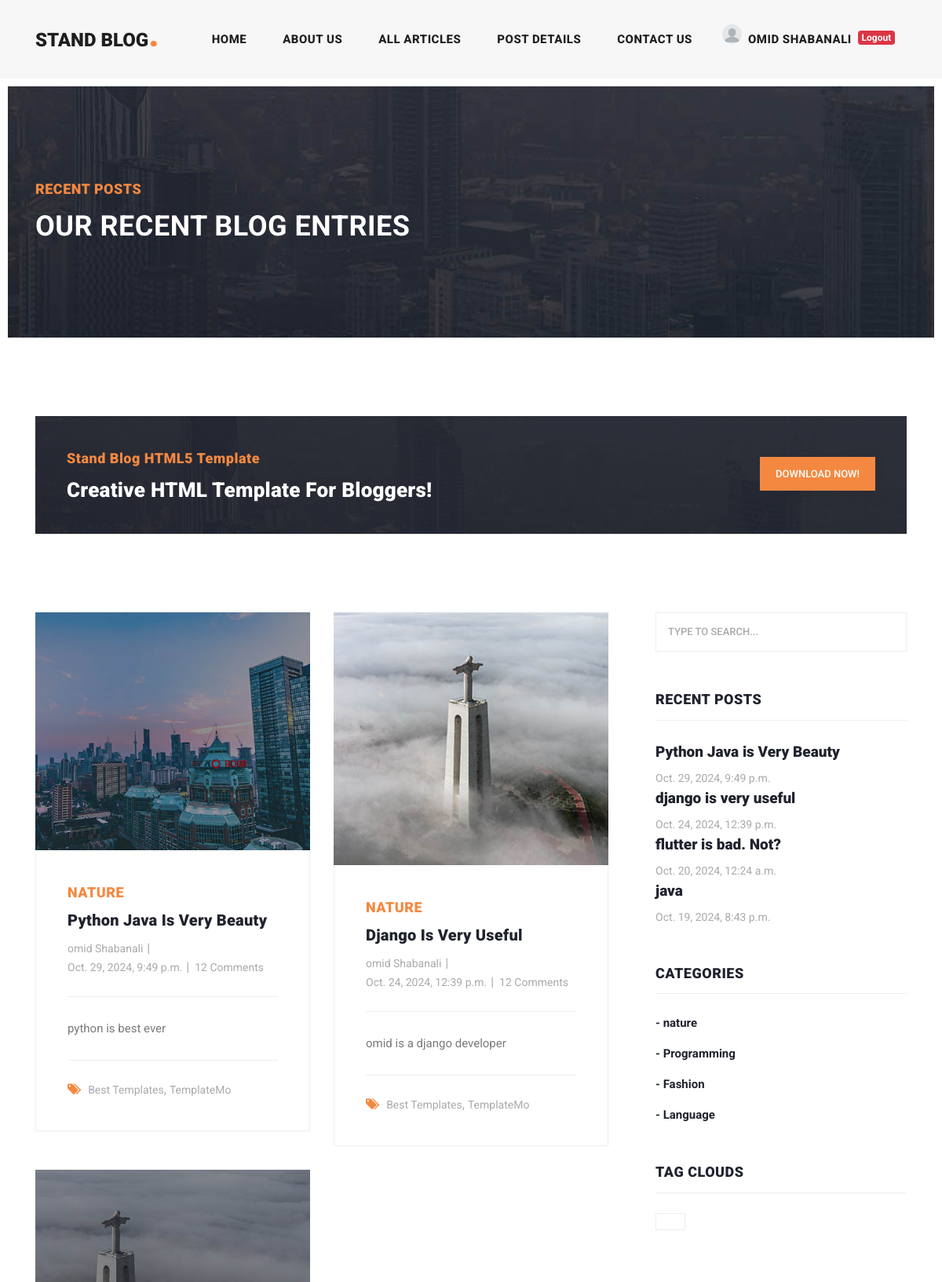
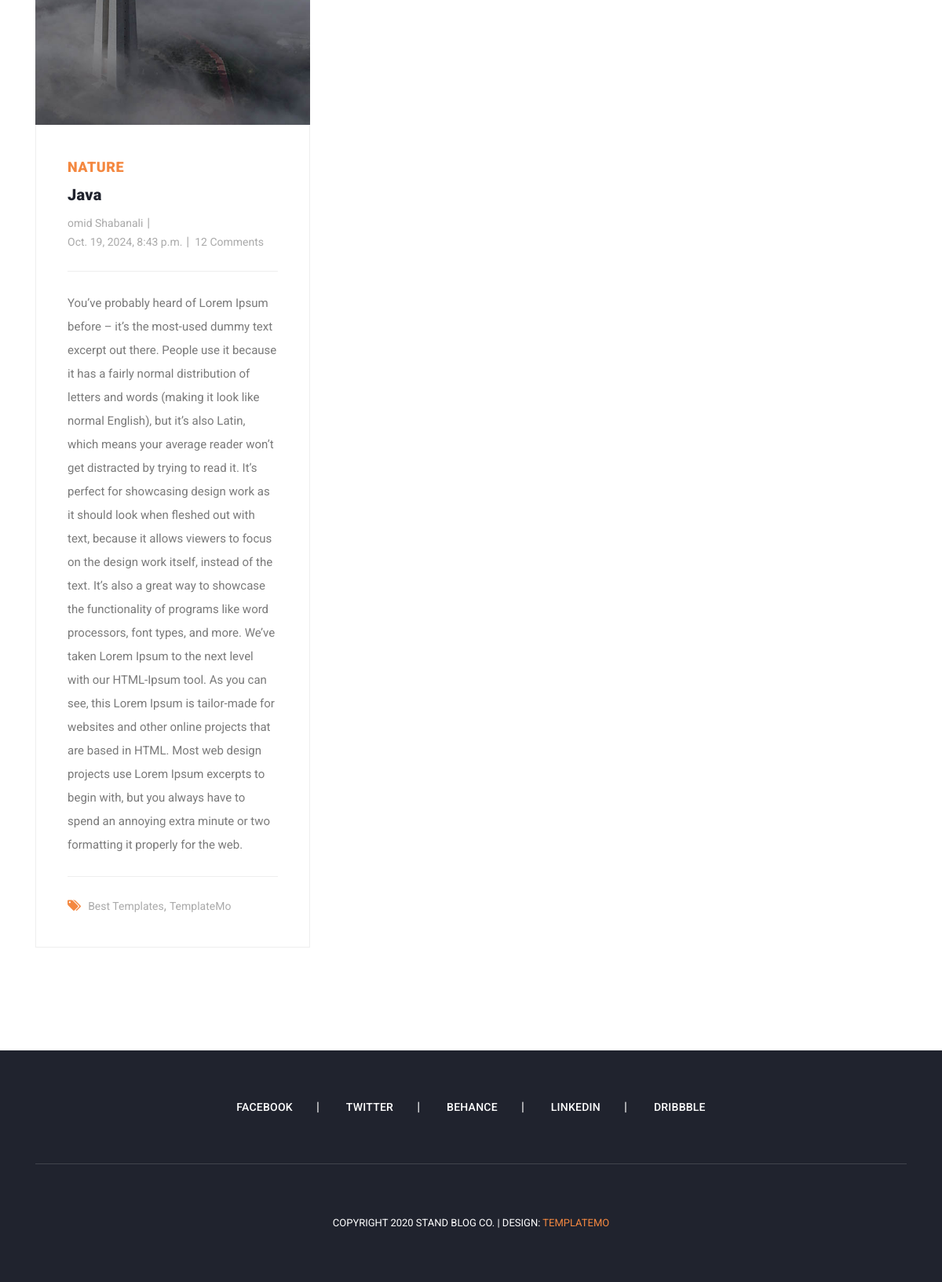
Screenshot of /articles/category/1 (signed in) with the database file from the repository (2 pictures, top to bottom).
### blog/models.py (models this page shows, shortened)
class Article(models.Model):
    CHOICES = (
        ('A', 'پایتون'),
        ('B', 'جنگو')
    )
    author = models.ForeignKey(User, on_delete=models.CASCADE, related_name='articles')
    category = models.ManyToManyField(Category, related_name='articles')
    title = models.CharField(max_length=70)
    body = models.TextField()
    image = models.ImageField(upload_to='images/articles')
    created = models.DateTimeField(auto_now_add=True)
    updated = models.DateTimeField(auto_now=True)
    myfile = models.FileField(upload_to='test', null=True)
    status = models.BooleanField(default=True)
    published = models.BooleanField(default=True)
    objects = models.Manager()
    custom_manager = ArticleManager()
    slug = models.SlugField(blank=True, unique=True)
    class Meta:
        ordering = ('-created',)

class Category(models.Model):
    title = models.CharField(max_length=100)
    created = models.DateTimeField(auto_now_add=True)
    def __str__(self):
        return self.title

### blog/views.py (the view)
# urls.py: path('category/<int:pk>', views.category_detail, name='category_detail'),
def category_detail(request, pk=None):
    category = get_object_or_404(Category, id=pk)
    articles = category.articles.all()
    return render(request, "blog/articles_list.html", {'articles': articles})

### context_processors/context_processors.py (called while the page is built)
def recent_articles(request):
    recent_articles = Article.objects.order_by('-created')
    categories = Category.objects.all()
    return {'recent_articles': recent_articles, 'categories':categories}

### blog/templates/blog/articles_list.html (shortened to what this page needs)
{% extends 'base.html' %}
{% load static %}
{% block content %}
    <div class="heading-page header-text">
        <section class="page-heading">
            <div class="container">
                <div class="row">
                    <div class="col-lg-12">
                        <div class="text-content">
                            <h4>Recent Posts</h4>
                            <h2>Our Recent Blog Entries</h2>
                        </div>
                    </div>
                </div>
            </div>
        </section>
    </div>
    <section class="call-to-action">
        <div class="container">
            <div class="row">
                <div class="col-lg-12">
                    <div class="main-content">
                        <div class="row">
                            <div class="col-lg-8">
                                <span>Stand Blog HTML5 Template</span>
                                <h4>Creative HTML Template For Bloggers!</h4>
                            </div>
                            <div class="col-lg-4">
                                <div class="main-button">
                                    <a href="https://templatemo.com/tm-551-stand-blog" target="_parent">Download
                                        Now!</a>
                                </div>
                            </div>
                        </div>
                    </div>
                </div>
            </div>
        </div>
    </section>
    <section class="blog-posts grid-system">
        <div class="container">
            <div class="row">
                <div class="col-lg-8">
                    <div class="all-blog-posts">
                        <div class="row">
                            {% for article in articles %}
                                <div class="col-lg-6">
                                    <div class="blog-post">
                                        <div class="blog-thumb">
                                            <img src="{{ article.image.url }}" alt="">
                                        </div>
                                        <div class="down-content">
                                            <span>{{ article.category.all.first }}</span>
                                            <a href="post-details.html"><h4>{{ article.title }}</h4></a>
                                            <ul class="post-info">
                                                <li><a href="#">{{ article.author.get_full_name }}</a></li>
                                                <li><a href="#">{{ article.created }}</a></li>
                                                <li><a href="#">12 Comments</a></li>
                                            </ul>
                                            <p>{{ article.body }}</p>
                                            <div class="post-options">
                                                <div class="row">
                                                    <div class="col-lg-12">
                                                        <ul class="post-tags">
                                                            <li><i class="fa fa-tags"></i></li>
                                                            <li><a href="#">Best Templates</a>,</li>
                                                            <li><a href="#">TemplateMo</a></li>
                                                        </ul>
                                                    </div>
                                                </div>
                                            </div>
                                        </div>
                                    </div>
                                </div>
                            {% endfor %}
                            <div class="col-lg-12">
                            </div>
                        </div>
                    </div>
                </div>
                {% include "includes/sidebar.html" %}
            </div>
        </div>
    </section>
{% endblock %}

### templates/includes/header.html (shortened to what this page needs)
{% load static %}
<header class="">
    <nav class="navbar navbar-expand-lg">
        <div class="container">
            <a class="navbar-brand" href="{% url 'home_app:home' %}"><h2>Stand Blog<em>.</em></h2></a>
            <div class="collapse navbar-collapse" id="navbarResponsive">
                <ul class="navbar-nav ml-auto">
                    <li class="nav-item {% if request.resolver_match.url_name == 'home' %}active{% endif %}">
                        <a class="nav-link" href="{% url "home_app:home" %}">Home
                        </a>
                    </li>
                    <li class="nav-item">
                        <a class="nav-link" href="about.html">About Us</a>
                    </li>
                    <li class="nav-item {% if request.resolver_match.url_name == 'article_list' %}active{% endif %}">
                        <a class="nav-link" href="{% url "blog:article_list" %}">All Articles</a>
                    </li>
                    <li class="nav-item">
                        <a class="nav-link" href="post-details.html">Post Details</a>
                    </li>
                    <li class="nav-item">
                        <a class="nav-link" href="{% url 'blog:contact_us' %}">Contact Us</a>
                    </li>
                    <li class="nav-item">
                        {% if request.user.is_authenticated %}
                            <div class="d-flex">
                                {% if request.user.first_name %}
                                    {% if user.profile.image %}
                                        <span><img src="{{ user.profile.image.url }}" width="25px" height="25px"
                                                   style="border-radius: 100%" alt=""></span>
                                    {% else %}
                                        <span><img src="{% static 'images/icons/index.png' %}" width="25px"
                                                   height="25px" style="border-radius: 100%" alt=""></span>
                                    {% endif %}
                                    <a class="nav-link"
                                       href="">{{ request.user.first_name }} {{ request.user.last_name }}</a>
                                {% else %}
                                    <a class="nav-link" href="">{{ request.user.username }}</a>
                                {% endif %}
                                <a href="{% url 'account:logout' %}"><span class="badge badge-danger mt-2">Logout</span></a>
                            </div>
                        {% else %}
                            <div class="d-flex">
                                <a class="nav-link" href="{% url 'account:login' %}">Login</a><span
                                    class="mt-2">/</span>
                                <a class="nav-link" href="{% url 'account:register' %}">Register</a>
                            </div>
                        {% endif %}
                    </li>
                </ul>
            </div>
        </div>
    </nav>
</header>

### templates/includes/sidebar.html
<div class="col-lg-4">
    <div class="sidebar">
        <div class="row">
            <div class="col-lg-12">
                <div class="sidebar-item search">
                    <form id="search_form" name="gs" method="GET" action="{% url "blog:search_articles" %}">
                        <input type="text" name="q" class="searchText" placeholder="type to search..."
                               autocomplete="on">
                    </form>
                </div>
            </div>
            <div class="col-lg-12">
                <div class="sidebar-item recent-posts">
                    <div class="sidebar-heading">
                        <h2>Recent Posts</h2>
                    </div>
                    <div class="content">
                        <ul>
                            <li><a href="post-details.html">
                                   {% for article in recent_articles %}
                                        <h5>{{ article.title }}</h5>
                                        <span>{{ article.created }}</span>
                                   {% endfor %}
                            </a></li>
                        </ul>
                    </div>
                </div>
            </div>
            <div class="col-lg-12">
                <div class="sidebar-item categories">
                    <div class="sidebar-heading">
                        <h2>Categories</h2>
                    </div>
                    <div class="content">
                        <ul>
                            {% for cat in categories %}
                                <li><a href="{% url "blog:category_detail" cat.id %}">- {{ cat.title }}</a></li>
                            {% endfor %}
                        </ul>
                    </div>
                </div>
            </div>
            <div class="col-lg-12">
                <div class="sidebar-item tags">
                    <div class="sidebar-heading">
                        <h2>Tag Clouds</h2>
                    </div>
                    <div class="content">
                        <ul>
                            <li><a href="#">{{ name }}</a></li>
                        </ul>
                    </div>
                </div>
            </div>
        </div>
    </div>
</div>

### rows the page displays
Article: image (picture), category.all.first "NATURE", title "Python Java Is Very Beauty", author.get_full_name "omid Shabanali", created "Oct. 29, 2024, 9:49 p.m.", body "python is best ever", title "Python Java is Very Beauty"
Article: image (picture), category.all.first "NATURE", title "Django Is Very Useful", author.get_full_name "omid Shabanali", created "Oct. 24, 2024, 12:39 p.m.", body "omid is a django developer", title "django is very useful"
Article: image (picture), category.all.first "NATURE", title "Java", author.get_full_name "omid Shabanali", created "Oct. 19, 2024, 8:43 p.m.", body "You’ve probably heard of Lorem Ipsum before – it’s the most-used dummy text excerpt out there. People use it because it has a fairly normal distribution of letters and words (making it look like normal English), but it’s also Latin, which means your average reader won’t get distracted by trying to read it. It’s perfect for showcasing design work as it should look when fleshed out with text, because it allows viewers to focus on the design work itself, instead of the text. It’s also a great way to showcase the functionality of programs like word processors, font types, and more. We’ve taken Lorem Ipsum to the next level with our HTML-Ipsum tool. As you can see, this Lorem Ipsum is…", title "java"
Article: title "flutter is bad. Not?", created "Oct. 20, 2024, 12:24 a.m."
Category: title "nature"
Category: title "Programming"
Category: title "Fashion"
Category: title "Language"

### other values shown
{{ request.user.first_name }} "OMID"
{{ request.user.last_name }} "SHABANALI"
